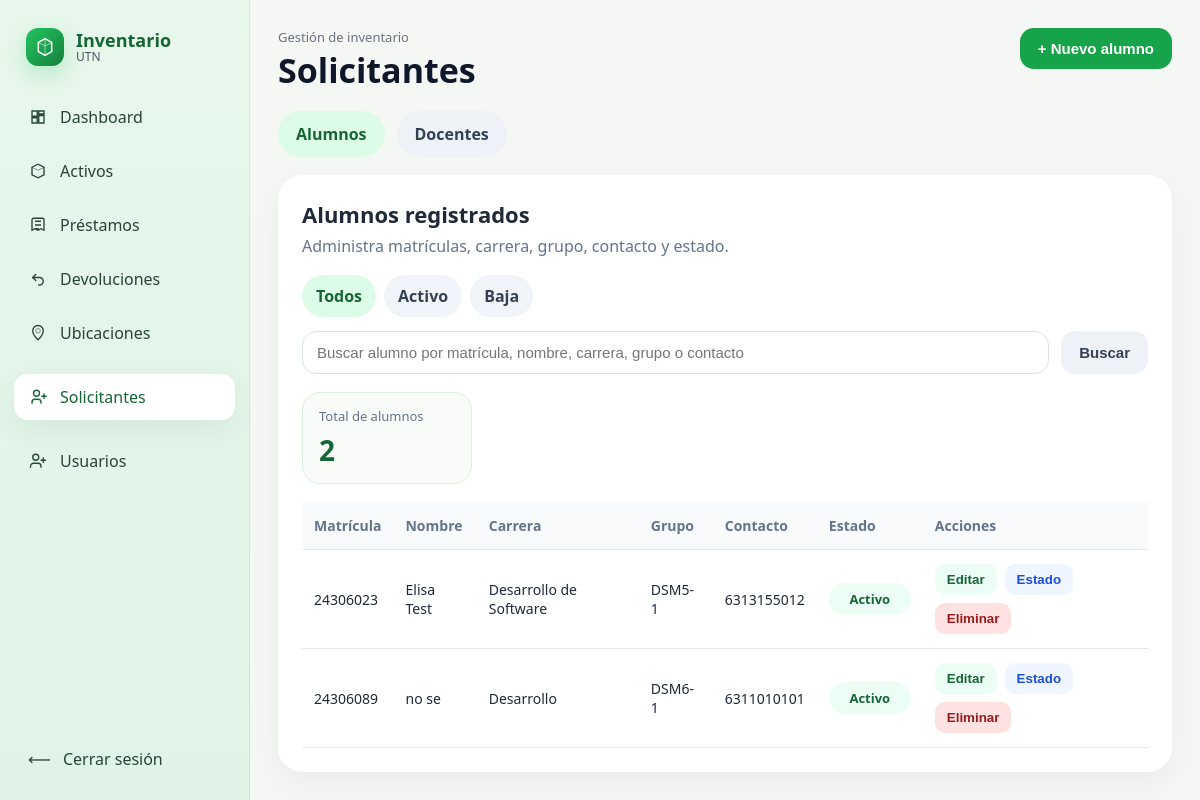
Page /solicitantes.php (signed in) on the committed database.
### tables this page shows
CREATE TABLE `alumnos` (
  `Matricula_Alumno` int(15) NOT NULL,
  `Nombre_Alumno` varchar(150) NOT NULL,
  `Carrera` varchar(50) NOT NULL,
  `Grupo` varchar(20) NOT NULL,
  `Contacto_Alumno` varchar(15) NOT NULL,
  `Estado` varchar(10) NOT NULL DEFAULT 'Activo'
);

### solicitantes.php (the view, shortened to what this page needs)
<?php
require_once "conexion.php";
mysqli_set_charset($conexion, "utf8mb4");
$rolUsuario = $_SESSION["Rol_Uss"] ?? "";
$puedeEliminar = in_array($rolUsuario, ["Administrador", "admin"], true);
$tab = $_GET["tab"] ?? "alumnos";
$estadoAlumnos  = $_GET["estado_alumnos"] ?? "Todos";
$estadoDocentes = $_GET["estado_docentes"] ?? "Todos";
$qAlumnos  = trim($_GET["q_alumnos"] ?? "");
$qDocentes = trim($_GET["q_docentes"] ?? "");
$error = "";
function h($texto): string {
    return htmlspecialchars((string)$texto, ENT_QUOTES, "UTF-8");
}
$alumnos = [];
try {
    $sqlAlumnos = "
        SELECT
            Matricula_Alumno,
            Nombre_Alumno,
            Carrera,
            Grupo,
            Contacto_Alumno,
            Estado
        FROM alumnos
        WHERE
            (? = 'Todos' OR Estado = ?)
            AND (
                ? = ''
                OR CAST(Matricula_Alumno AS CHAR) LIKE CONCAT('%', ?, '%')
                OR Nombre_Alumno LIKE CONCAT('%', ?, '%')
                OR Carrera LIKE CONCAT('%', ?, '%')
                OR Grupo LIKE CONCAT('%', ?, '%')
                OR Contacto_Alumno LIKE CONCAT('%', ?, '%')
            )
        ORDER BY Nombre_Alumno ASC
    ";
    $stmt = $conexion->prepare($sqlAlumnos);
    $stmt->bind_param(
        "ssssssss",
        $estadoAlumnos,
        $estadoAlumnos,
        $qAlumnos,
        $qAlumnos,
        $qAlumnos,
        $qAlumnos,
        $qAlumnos,
        $qAlumnos
    );
    $stmt->execute();
    $res = $stmt->get_result();
    while ($row = $res->fetch_assoc()) {
        $alumnos[] = $row;
    }
} catch (Throwable $e) {
    if ($error === "") {
        $error = "Error al cargar alumnos: " . obtenerMensajeExcepcion($e);
    }
}
?>
<!DOCTYPE html>
<html lang="es">
<head>
    <link rel="stylesheet" href="css/dashboard.css">
    <link rel="stylesheet" href="css/solicitantes.css">
</head>
<body>
<?php include "includes/sidebar.php"; ?>
<div class="main">
    <div class="topbar">
        <div>
            <p class="topbar__eyebrow">Gestión de inventario</p>
            <h1>Solicitantes</h1>
        </div>
        <div class="topbar__actions">
            <?php if ($tab === "alumnos"): ?>
                <button class="btn-primary" type="button" onclick="abrirModal('modalNuevoAlumno')">+ Nuevo alumno</button>
            <?php else: ?>
                <button class="btn-primary" type="button" onclick="abrirModal('modalNuevoDocente')">+ Nuevo docente</button>
            <?php endif; ?>
        </div>
    </div>
    <div class="tabs-card">
        <div class="tabs-nav">
            <a class="tab-btn<?php echo $tab === 'alumnos' ? ' is-active' : ''; ?>" href="?tab=alumnos&estado_alumnos=<?php echo urlencode($estadoAlumnos); ?>&q_alumnos=<?php echo urlencode($qAlumnos); ?>">
                Alumnos
            </a>
            <a class="tab-btn<?php echo $tab === 'docentes' ? ' is-active' : ''; ?>" href="?tab=docentes&estado_docentes=<?php echo urlencode($estadoDocentes); ?>&q_docentes=<?php echo urlencode($qDocentes); ?>">
                Docentes
            </a>
        </div>
        <?php if ($tab === "alumnos"): ?>
            <div class="table-card">
                <div class="table-card__head table-card__head--stack">
                    <div>
                        <h2>Alumnos registrados</h2>
                        <p>Administra matrículas, carrera, grupo, contacto y estado.</p>
                    </div>
                    <form method="GET" class="toolbar toolbar--filters">
                        <div class="segmented">
                            <?php foreach (["Todos", "Activo", "Baja"] as $opt): ?>
                                <a
                                    class="segmented__item<?php echo $estadoAlumnos === $opt ? ' is-active' : ''; ?>"
                                    href="?tab=alumnos&estado_alumnos=<?php echo urlencode($opt); ?>&q_alumnos=<?php echo urlencode($qAlumnos); ?>"
                                >
                                    <?php echo h($opt); ?>
                                </a>
                            <?php endforeach; ?>
                        </div>
                        <div class="search-box">
                            <input
                                type="text"
                                name="q_alumnos"
                                placeholder="Buscar alumno por matrícula, nombre, carrera, grupo o contacto"
                                value="<?php echo h($qAlumnos); ?>"
                            >
                            <button type="submit" class="btn-secondary">Buscar</button>
                        </div>
                    </form>
                </div>
                <div class="stats-row">
                    <div class="mini-stat">
                        <span class="mini-stat__label">Total de alumnos</span>
                        <strong class="mini-stat__value"><?php echo count($alumnos); ?></strong>
                    </div>
                </div>
                <div class="table-wrap">
                    <table>
                        <thead>
                            <tr>
                                <th>Matrícula</th>
                                <th>Nombre</th>
                                <th>Carrera</th>
                                <th>Grupo</th>
                                <th>Contacto</th>
                                <th>Estado</th>
                                <th>Acciones</th>
                            </tr>
                        </thead>
                        <tbody>
                            <?php if (!empty($alumnos)): ?>
                                <?php foreach ($alumnos as $a): ?>
                                    <tr>
                                        <td><?php echo (int)$a["Matricula_Alumno"]; ?></td>
                                        <td><?php echo h($a["Nombre_Alumno"]); ?></td>
                                        <td><?php echo h($a["Carrera"]); ?></td>
                                        <td><?php echo h($a["Grupo"]); ?></td>
                                        <td><?php echo h($a["Contacto_Alumno"]); ?></td>
                                        <td>
                                            <span class="status <?php echo $a["Estado"] === "Activo" ? "status--activo" : "status--baja"; ?>">
                                                <?php echo h($a["Estado"]); ?>
                                            </span>
                                        </td>
                                        <td>
                                            <div class="actions">
                                                <button
                                                    type="button"
                                                    class="btn-table"
                                                    onclick='abrirEditarAlumno(
                                                        <?php echo json_encode($a["Matricula_Alumno"]); ?>,
                                                        <?php echo json_encode($a["Nombre_Alumno"]); ?>,
                                                        <?php echo json_encode($a["Carrera"]); ?>,
                                                        <?php echo json_encode($a["Grupo"]); ?>,
                                                        <?php echo json_encode($a["Contacto_Alumno"]); ?>
                                                    )'
                                                >
                                                    Editar
                                                </button>
                                                <button
                                                    type="button"
                                                    class="btn-table btn-table--state"
                                                    onclick='abrirEstadoAlumno(
                                                        <?php echo json_encode($a["Matricula_Alumno"]); ?>,
                                                        <?php echo json_encode($a["Estado"]); ?>
                                                    )'
                                                >
                                                    Estado
                                                </button>
                                                <?php if ($puedeEliminar): ?>
                                                    <form method="POST" onsubmit="return confirm('¿Seguro que quieres eliminar este alumno?');">
                                                        <button type="submit" class="btn-table btn-table--danger">Eliminar</button>
                                                    </form>
                                                <?php endif; ?>
                                            </div>
                                        </td>
                                    </tr>
                                <?php endforeach; ?>
                            <?php else: ?>
                                <tr>
                                    <td colspan="7" class="muted">No hay alumnos registrados o no coinciden con la búsqueda.</td>
                                </tr>
                            <?php endif; ?>
                        </tbody>
                    </table>
                </div>
            </div>
        <?php endif; ?>
    </div>
</div>
</body>
</html>

### css/dashboard.css (style rules this page uses)
:root { --bg: #f4f7f3; --panel: #ffffff; --panel-soft: #f8fbf8; --text: #1f2937; --muted: #6b7280; --line: #e5e7eb; --green-1: #ecfdf3; --green-2: #d1fae5; --green-3: #86efac; --green-4: #16a34a; --green-5: #166534; --shadow: 0 10px 30px rgba(16, 24, 40, .06); --radius: 20px; --sidebar-w: 250px; }
* { box-sizing:border-box; }
html, body { margin:0; padding:0; }
body { font-family: "Segoe UI", Arial, sans-serif; background: var(--bg); color: var(--text); }
.main { margin-left: var(--sidebar-w); min-height: 100vh; padding: 28px; }
.topbar { display:flex; justify-content:space-between; align-items:flex-start; gap:16px; margin-bottom: 22px; }
.topbar__eyebrow { margin:0 0 6px; color: var(--muted); font-size: 13px; }
.topbar h1 { margin:0; font-size: 34px; line-height:1.1; color: #0f172a; }
table { width:100%; border-collapse:collapse; }
th, td { padding:14px 12px; text-align:left; border-bottom:1px solid var(--line); font-size:14px; }
th { background:#f8fafc; color:#64748b; font-weight:700; }
.status { display:inline-flex; align-items:center; padding: 6px 10px; border-radius: 999px; background: var(--green-1); color: var(--green-5); font-size: 12px; font-weight: 700; }

### css/solicitantes.css (style rules this page uses)
.btn-primary, .btn-secondary { border: none; border-radius: 14px; padding: 12px 18px; font-weight: 700; cursor: pointer; transition: .2s ease; font-size: 15px; }
.btn-primary { background: #16a34a; color: #fff; }
.btn-secondary { background: #eef2f7; color: #334155; }
.topbar__actions { display: flex; align-items: center; gap: 12px; }
.tabs-card { display: flex; flex-direction: column; gap: 18px; }
.tabs-nav { display: flex; gap: 12px; align-items: center; }
.tab-btn { text-decoration: none; border-radius: 999px; padding: 12px 18px; background: #eef2f7; color: #334155; font-weight: 700; transition: .2s ease; }
.tab-btn.is-active { background: #dcfce7; color: #166534; }
.table-card { background: #fff; padding: 24px; border-radius: 24px; box-shadow: 0 10px 30px rgba(0,0,0,.05); }
.table-card__head { display: flex; justify-content: space-between; align-items: center; gap: 18px; margin-bottom: 18px; }
.table-card__head--stack { align-items: stretch; flex-direction: column; }
.table-card__head h2 { margin: 0 0 6px; font-size: 22px; }
.table-card__head p { margin: 0; color: #64748b; }
.toolbar { width: 100%; }
.toolbar--filters { display: flex; flex-direction: column; gap: 14px; }
.segmented { display: inline-flex; gap: 8px; flex-wrap: wrap; }
.segmented__item { text-decoration: none; padding: 10px 14px; border-radius: 999px; background: #f1f5f9; color: #334155; font-weight: 700; transition: .2s ease; }
.segmented__item.is-active { background: #dcfce7; color: #166534; }
.search-box { display: flex; gap: 12px; }
.search-box input { flex: 1 1 auto; border: 1px solid #dbe3ea; border-radius: 14px; padding: 12px 14px; font-size: 15px; outline: none; }
.stats-row { display: flex; gap: 14px; margin-bottom: 18px; }
.mini-stat { min-width: 170px; background: #f8fbf8; border: 1px solid #d9f1df; border-radius: 18px; padding: 14px 16px; }
.mini-stat__label { display: block; color: #64748b; font-size: 13px; margin-bottom: 6px; }
.mini-stat__value { font-size: 28px; color: #166534; }
.table-wrap { overflow-x: auto; }
.actions { display: flex; gap: 8px; flex-wrap: wrap; }
.btn-table { border: none; background: #ecfdf5; color: #166534; padding: 8px 12px; border-radius: 10px; font-weight: 700; cursor: pointer; transition: .2s ease; }
.btn-table--danger { background: #fee2e2; color: #991b1b; }
.btn-table--state { background: #eff6ff; color: #1d4ed8; }
.status { display: inline-flex; align-items: center; justify-content: center; min-width: 82px; padding: 7px 12px; border-radius: 999px; font-size: 13px; font-weight: 700; }
.status--activo { background: #ecfdf5; color: #166534; }

### rows in the picture
alumnos: Matricula_Alumno "24306023", Nombre_Alumno "Elisa Test", Carrera "Desarrollo de Software", Grupo "DSM5-1", Contacto_Alumno "6313155012", Estado "Activo"
alumnos: Matricula_Alumno "24306089", Nombre_Alumno "no se", Carrera "Desarrollo", Grupo "DSM6-1", Contacto_Alumno "6311010101", Estado "Activo"

### other values in the picture
$opt "Todos"
$opt "Activo"
$opt "Baja"
count($alumnos) "2"
